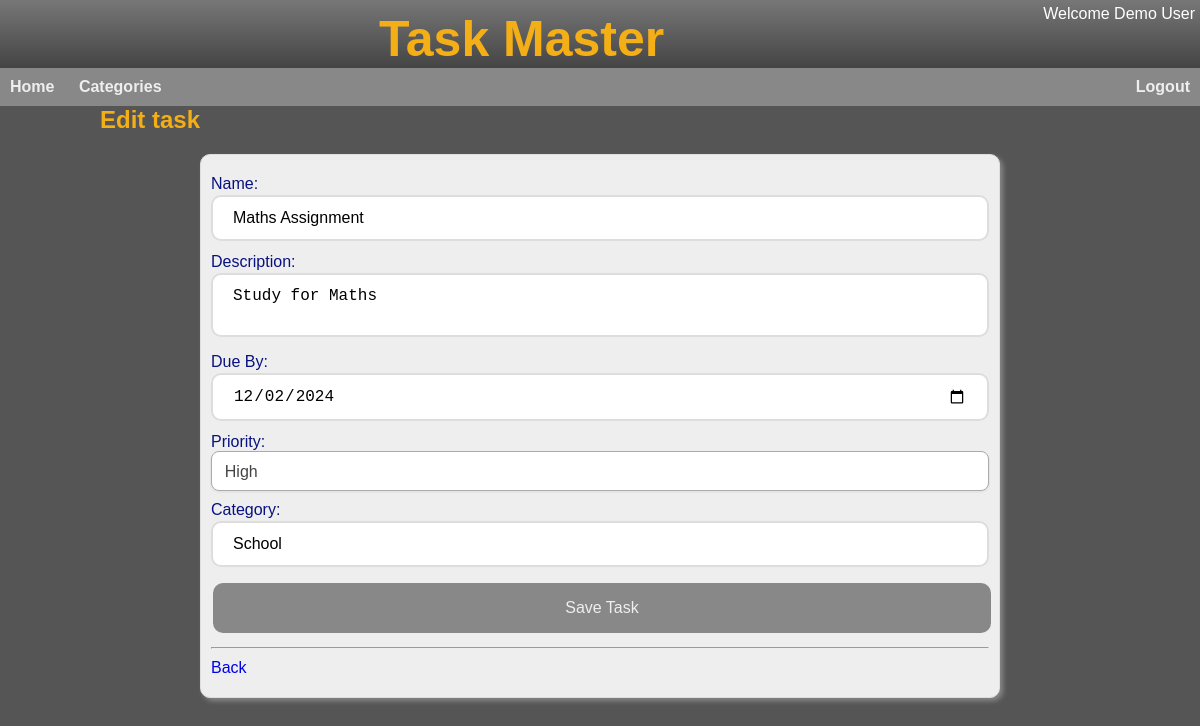
Page /edit/3 (signed in) on the committed database.
### app/models/user.py (models this page shows, shortened)
class User(UserMixin, db.Model):
  id = db.Column(db.Integer, primary_key=True)
  username = db.Column(db.String(32), index=True, unique=True)
  display_name = db.Column(db.String(32))
  school_id = db.Column(db.Integer)
  access = db.Column(db.Integer, default=ACCESS['basic'])
  email = db.Column(db.String(120), index=True, unique=True)
  email_verified = db.Column(db.Integer)
  password_hash = db.Column(db.String(128))
  last_seen = db.Column(db.DateTime)
  created_at = db.Column(db.DateTime, default=db.func.datetime('now')) #default=db.func.utc_timestamp())
  last_modified = db.Column(db.DateTime, default=db.func.datetime('now'), onupdate=db.func.datetime('now')) #, default=db.func.utc_timestamp(), onupdate=db.func.utc_timestamp())
  tasks = db.relationship('Task', backref='user', lazy=True)
  def update_last_seen(self):
    last_seen = self.last_seen if self.last_seen else datetime.fromtimestamp(0)
    if (datetime.utcnow() - last_seen).total_seconds() > 600:  # More than 10 minutes ago
     self.last_seen = datetime.utcnow()
     db.session.commit()

### app/models/task.py (models this page shows, shortened)
class Task(db.Model):
  id = db.Column(db.Integer, primary_key=True)
  user_id = db.Column(db.Integer, db.ForeignKey('user.id'))
  name = db.Column(db.String(32))
  description = db.Column(db.String(250))
  category = db.Column(db.String(10))
  priority = db.Column(db.Integer,default=P_LOW)
  status = db.Column(db.Integer,default=STS_NEW)
  due_by = db.Column(db.DateTime)
  created_at = db.Column(db.DateTime, default=db.func.datetime('now'))

### app/main/main_routes.py (the view)
@bp.route('/edit/<id>')
@login_required
def edit_task(id):
    task = Task.query.get(id)
    if not task or task.user_id != current_user.id:
      abort(403)
    return render_template('edit_task.html', task=task, action_url = url_for('main.update_task', id=task.id))

### app/main/__init__.py (called while the page is built)
def init_app(app):
    app.register_blueprint(bp)
    app.register_error_handler(403, error_forbidden)
    app.jinja_options['finalize'] = lambda x: x if x is not None else '' #prevent Jinja from printing None
    login.login_view = 'main.login'
    login.init_app(app)
    @app.context_processor
    def inject_default_template_variables():   #injects default template variables
         return dict(h=helpers)  #makes helper functions available in templlates
    @app.before_request
    def update_last_seen():
      if current_user.is_authenticated:
        current_user.update_last_seen()

### app/models/user.py (called while the page is built)
@login.user_loader
def load_user(id):
  return User.query.get(int(id))

### app/utils/helpers.py (called while the page is built)
def html_date(dt):
  if not isinstance(dt, datetime.datetime):
    return ''
  return dt.strftime("%Y-%m-%d")

### app/templates/edit_task.html
{% extends "base.html" %}
{% block head %}
  <link rel="stylesheet" href="{{ url_for('static', filename='taskform.css') }}">
{% endblock %}
{% block content %}
<div id="new-task">
  <h2>Edit task</h2>
    {% include '_task_form.html'   %}
</div>
{% endblock %}

### app/templates/_header.html
<div id="header">
  <div id="userinfo">
    {% if current_user.is_authenticated %}
      <div id="user">Welcome {{current_user.display_name }}</div>
    {% endif %}
  </div>
  <span class="title">Task Master</span>
</div>
<div id="menubar">
  <ul>
    {% if not current_user.is_anonymous %}
      <li><a href="{{ url_for('.home') }}">Home</a></li>
      <li><a href="{{ url_for('.category_tasks', category='All') }}">Categories</a></li>
      <li class="right"><a href="{{ url_for('main.logout') }}">Logout</a></li>
    {% endif %}
  </ul>
</div>

### app/templates/_task_form.html (shortened to what this page needs)
<form id="taskform" action="{{ action_url }}" method="POST">
    <div>
        <label for="name">Name:</label>
        <input type="text" id="title" name="name" value="{{ task.name }}" required>
    </div>
    <div>
        <label for="description">Description:</label>
        <textarea id="description" name="description">{{ task.description }}</textarea>
    </div>
    <div>
        <label for="due_by">Due By:</label>
        <input type="date" id="due_by" name="due_by" value="{{ h.html_date(task.due_by) }}">
    </div>
    <div>
        <label for="priority">Priority:</label>
        <select id="priority" name="priority" required>
            <option value="2" {% if task.priority == 2 %}selected{% endif %}>High</option>
        </select>
    </div>
    <div>
        <label for="category">Category:</label>
        <input type="text" id="category" name="category" value="{{ task.category }}" >
    </div>
    <div>
        <input type="submit" value="Save Task">
    </div>
    <div>
      <hr>
      <p><a href="{{ url_for('.home') }}">Back</a></li></p>
    </div>
</form>

### app/static/base.css (style rules this page uses)
* { margin: 0px; padding: 0px; box-sizing: border-box; }
body { color: #fff; background: #555; font-family: Arial, Helvetica, sans-serif; }
p { margin: 10px 0px; }
#header { overflow: hidden; background: linear-gradient(#777, #444); text-align: center; }
#header .title { color: rgb(244, 174, 22); font-family: Arial, Helvetica, sans-serif; font-weight: bold; font-size: 50px; display: inline-block; margin-top: 10px; }
h2 { color: rgb(244, 174, 22); }
#userinfo { float:right; text-align:right; margin-top: 5px; margin-right: 5px; }
#menubar { font-family: Arial, Helvetica, sans-serif; font-weight: bold; color: #eee; background: #888; }
#menubar ul { list-style-type: none; overflow: hidden; margin: 0; padding: 0; }
#menubar li { display: inline-block; padding: 10px 0px; text-align: center; }
#menubar li.right { float: right; }
#menubar li a { text-decoration: none; padding: 10px 10px; color: #eee; }

### app/static/taskform.css (style rules this page uses)
#taskform { display: block; width: 80%; min-width:300px; margin: 20px auto; padding: 10px; border: 1px solid #ddd; border-radius: 10px; box-shadow: 3px 3px 5px #888; background-color: #eee; color: rgb(7, 17, 127); }
#taskform div { margin: 10px 0px; }
#taskform a { text-decoration: none; }
#taskform input[type=text], #taskform input[type=password], #taskform input[type=date], #taskform textarea { font-size: 16px; width: 100%; padding: 12px 20px; margin: 2px 0; box-sizing: border-box; border: 2px solid #ddd; border-radius: 10px; transition: 0.5s; }
#taskform textarea { resize: none; }
#taskform input[type=submit] { color: #eee; background-color: #888; border: none; border-radius: 10px; width: 100%; padding: 16px 32px; text-align: center; text-decoration: none; display: inline-block; font-size: 16px; margin: 4px 2px; transition-duration: 0.2s; cursor: pointer; }
#taskform select { display: block; font-size: 16px; font-family: sans-serif; color: #444; line-height: 1.3; padding: .6em 1.4em .5em .8em; width: 100%; max-width: 100%; box-sizing: border-box; margin: 0; border: 1px solid #aaa; box-shadow: 0 1px 0 1px rgba(0,0,0,.04); border-radius: .5em; -moz-appearance: none; -webkit-appearance: none; appearance: none; background-color: #fff; background-repeat: no-repeat, repeat; background-position: right .7em top 50%, 0 0; background-size: .65em auto, 100%; }
#taskform select option { font-weight:normal; }

### rows in the picture
User: display_name "Demo User"
Task: name "Maths Assignment", description "Study for Maths", due_by "12/02/2024", priority "High", category "School"
